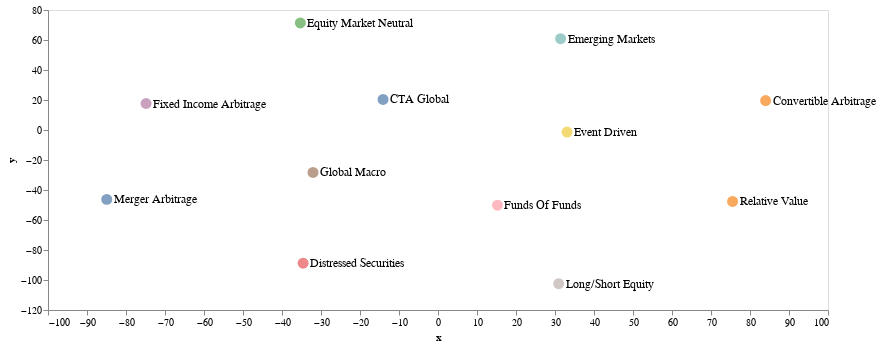

Here is the notebook cell this chart was saved with:
### Markdown cell above
Additionally, we can use t-SNE (t-distributed Stochastic Neighbor Embedding), a dimensionality reduction technique to cluster funds based on their return performance to see which funds are more similar to one another. This also provides an assessment on whether each fund's strategy is in line with its intended objective relative to other fund's strategy.

### Code cell
t_sne(clean_funds(raw_hedge_funds))

### Figure 1 — Vega-Lite specification as saved in the notebook (floating-point values rounded to 4 significant figures)
{"config": {"view": {"continuousWidth": 400, "continuousHeight": 300}}, "layer": [{"mark": {"type": "point", "filled": true, "size": 120}, "encoding": {"color": {"field": "fund", "legend": null, "type": "nominal"}, "x": {"axis": {"grid": false}, "field": "x", "scale": {"domain": [-84.94, 84.01]}, "type": "quantitative"}, "y": {"axis": {"grid": false}, "field": "y", "scale": {"domain": [-102.5, 71.38]}, "type": "quantitative"}}}, {"mark": {"type": "text", "align": "left", "baseline": "middle", "dx": 7, "fontSize": 12}, "encoding": {"text": {"field": "fund", "type": "nominal"}, "x": {"field": "x", "type": "quantitative"}, "y": {"field": "y", "type": "quantitative"}}}], "data": {"name": "data-d07d9d27174905f23a6e228ba794ac58"}, "height": 300, "width": 780, "$schema": "https://vega.github.io/schema/vega-lite/v4.17.0.json", "datasets": {"data-d07d9d27174905f23a6e228ba794ac58": [{"fund": "CTA Global", "x": -14.09, "y": 20.38}, {"fund": "Convertible Arbitrage", "x": 84.01, "y": 19.64}, {"fund": "Distressed Securities", "x": -34.58, "y": -88.81}, {"fund": "Emerging Markets", "x": 31.43, "y": 60.89}, {"fund": "Equity Market Neutral", "x": -35.3, "y": 71.38}, {"fund": "Event Driven", "x": 33.09, "y": -1.393}, {"fund": "Fixed Income Arbitrage", "x": -74.85, "y": 17.67}, {"fund": "Funds Of Funds", "x": 15.24, "y": -50.15}, {"fund": "Global Macro", "x": -32.05, "y": -28.3}, {"fund": "Long/Short Equity", "x": 30.94, "y": -102.5}, {"fund": "Merger Arbitrage", "x": -84.94, "y": -46.26}, {"fund": "Relative Value", "x": 75.54, "y": -47.62}]}}
